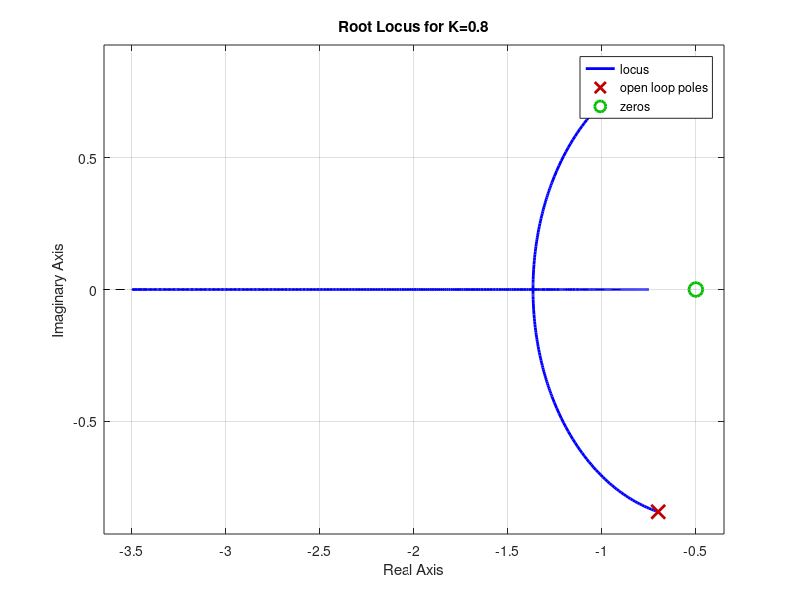
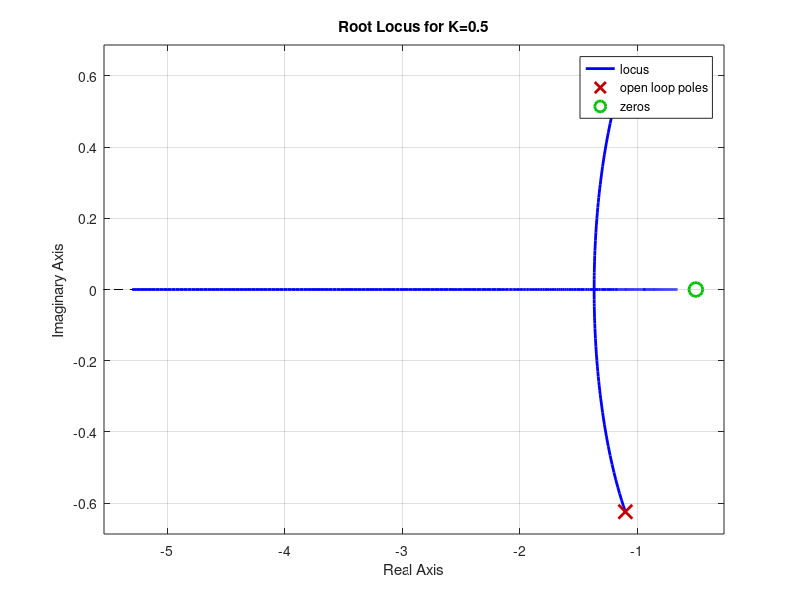

The MATLAB script that drew these images, in order:
%change in  open loop gain
clc;
clear;
close all;
s=tf('s');
G=(2*s+1)/(s^2+3*s+2);

%for K=0.8
 k0=0.8;
 plant=feedback(G*k0,-1);
 figure(1)
 zpk(plant);
 rlocus(plant);
 title('Root Locus for K=0.8');
 
%for K=0.5
k0=0.4;
 plant=feedback(G*k0,-1);
 figure(2)
 zpk(plant);
 rlocus(plant);
  title('Root Locus for K=0.5');